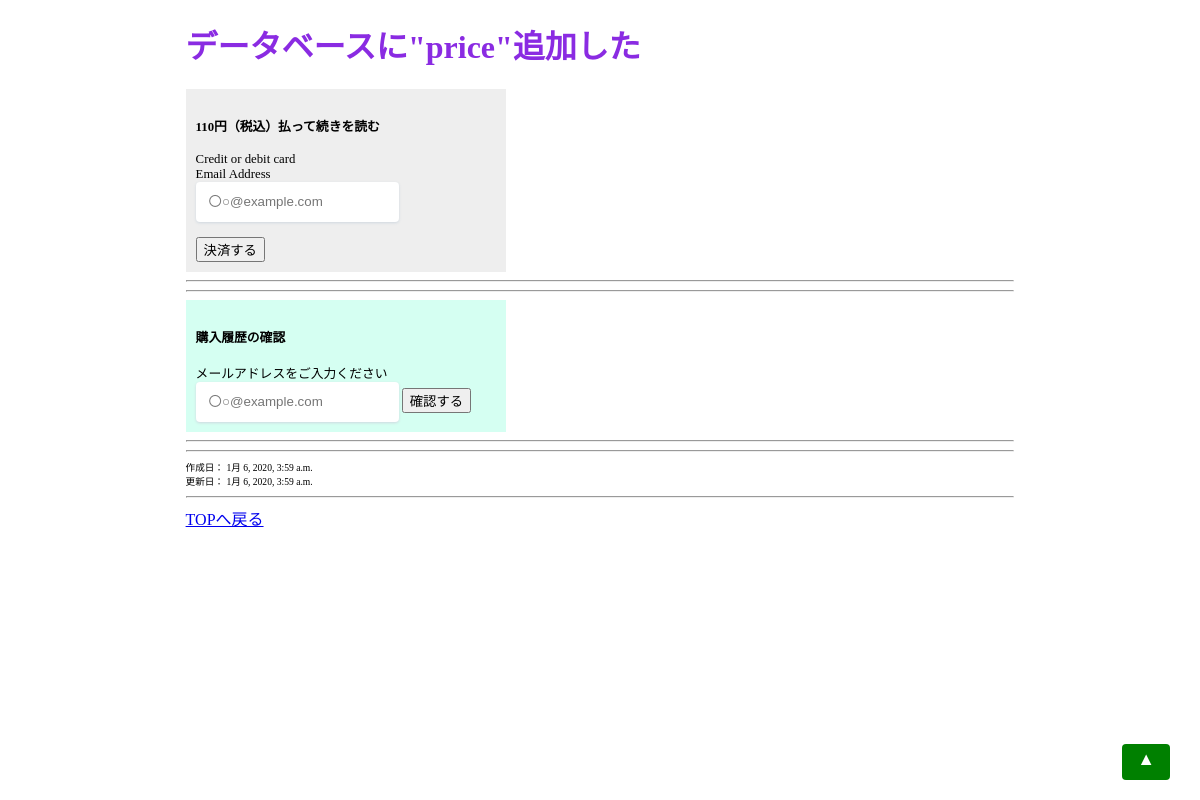
The page /add-db-new-culum/ on the database as committed earlier.
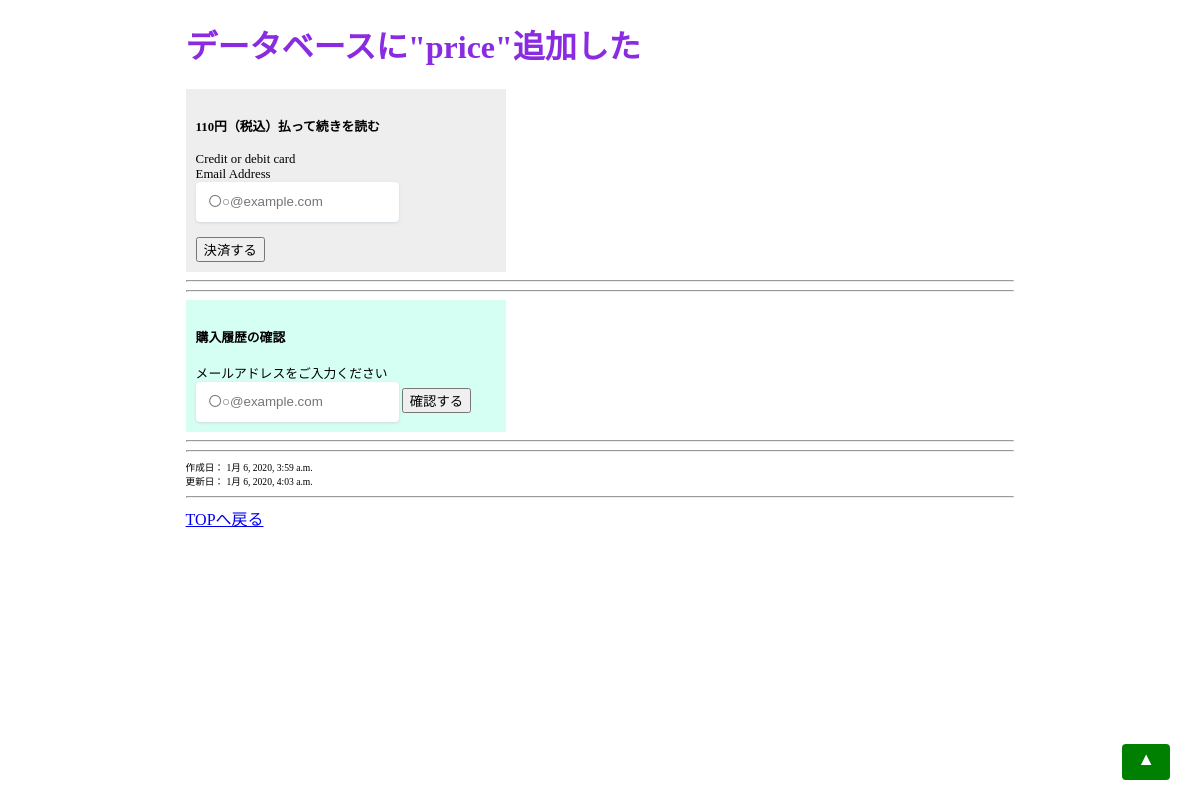
The same page on the database as committed later.
### blog/models.py (models this page shows, shortened)
class Post(models.Model):
    title = models.CharField(max_length=100)
    slug = models.SlugField()
    text = MarkdownxField()
    price = models.IntegerField(null=True)
    created_datetime = models.DateTimeField(auto_now_add=True)
    updated_datetime = models.DateTimeField(auto_now=True)
    def formatted_markdown(self):
        return markdownify(self.text)

### blog/views.py (the view)
# urls.py: path('<slug:slug>/', views.fee_detail, name='fee_detail'),
def fee_detail(request, slug):
    post = get_object_or_404(Post, slug=slug)
    blog_price = post.price
    if blog_price > 0:
        stripe.api_key = 'sk_test_L3ocIJYmmqbktHeyfNh9t9I600OpJsBvke'
        if request.method == "POST":
            try:
                user_email = request.POST['input_mail']
                amount = blog_price
                customer = stripe.Customer.create(
                    email = user_email,
                    source=request.POST['stripeToken']
                )
                print("stripe.Customer.create()     OK!")
                paied = stripe.Charge.create(
                    customer=customer.id,
                    amount=amount,
                    currency='jpy',
                    description='ブログのdjangoでStripe中....',
                    receipt_email=user_email,
                )
                print("stripe.Charge.create()     OK!")
                if paied["status"]=="succeeded":
                    sells_data = Sell()
                    sells_data.sold_blog = post
                    sells_data.customer_mail = user_email
                    sells_data.Date = timezone.now()
                    sells_data.price = amount
                    sells_data.save()
                    return render(request, 'blog/paid_detail.html', {'post': post})
                else:
                    pay_status = paied["status"]
                    return render(request, 'blog/fee_detail.html', {'post': post,  'pay_status':pay_status})
            except stripe.error.StripeError:
                print("error......")
        else:
            sample_text = "Stripe上手くいくかな....."
        return render(request, 'blog/fee_detail.html', {'post': post})
    else:
        return render(request, 'blog/detail.html', {'post':post}) # 0円記事のパターン

### blog/templates/blog/fee_detail.html (shortened to what this page needs)
{% extends 'blog/base.html' %}
{% load static %}
{% block content %}
<link rel="stylesheet" href="{% static 'css/pay-stripe.css' %}">
<h1>{{ post.title }}</h1>
<div style="width:300px;font-size:0.8em;background-color:#eeeeee;padding-top: 10px;padding-right: 10px;padding-bottom: 10px;padding-left: 10px;">
<h4>{{ post.price }}円（税込）払って続きを読む</h4>
<form method="post" id="payment-form">
    <div class="form-row inline">
        <div class="col">
            <label for="card-element">
            Credit or debit card
            </label>
        </div>
        <div class="col">
        <label for="email">
        Email Address
        </label><br>
        <input id="email" name="input_mail"  type="email" placeholder="〇○@example.com"  required>
    </div>
    </div>
  <br>
  <button>決済する</button>
</form>
</div>
<hr>
<hr>
{% if inputed_email %}
{% else %}
<div style="width:300px;font-size:0.8em;background-color:#d5fff2;padding-top: 10px;padding-right: 10px;padding-bottom: 10px;padding-left: 10px;">
<h4>購入履歴の確認</h4>
<form action="{% url 'post:purchased_check' post.slug%}" method="post">
<label for="check_mail">
メールアドレスをご入力ください
</label><br>
<input id="email" name="check_mail"  type="email" placeholder="〇○@example.com"  required>
<button type="submit">確認する</button>
</form>
</div>
<hr>
<hr>
{% endif %}
<div style="font-size:0.6em">
作成日： {{ post.created_datetime }}
<br>
更新日： {{ post.updated_datetime }}
</div>
<hr>
{% endblock %}

Rows that differ between the two databases and show on the page:
changed Post "データベースに\"price\"追加した": updated_datetime "1月 6, 2020, 3:59 a.m." → "1月 6, 2020, 4:03 a.m."
